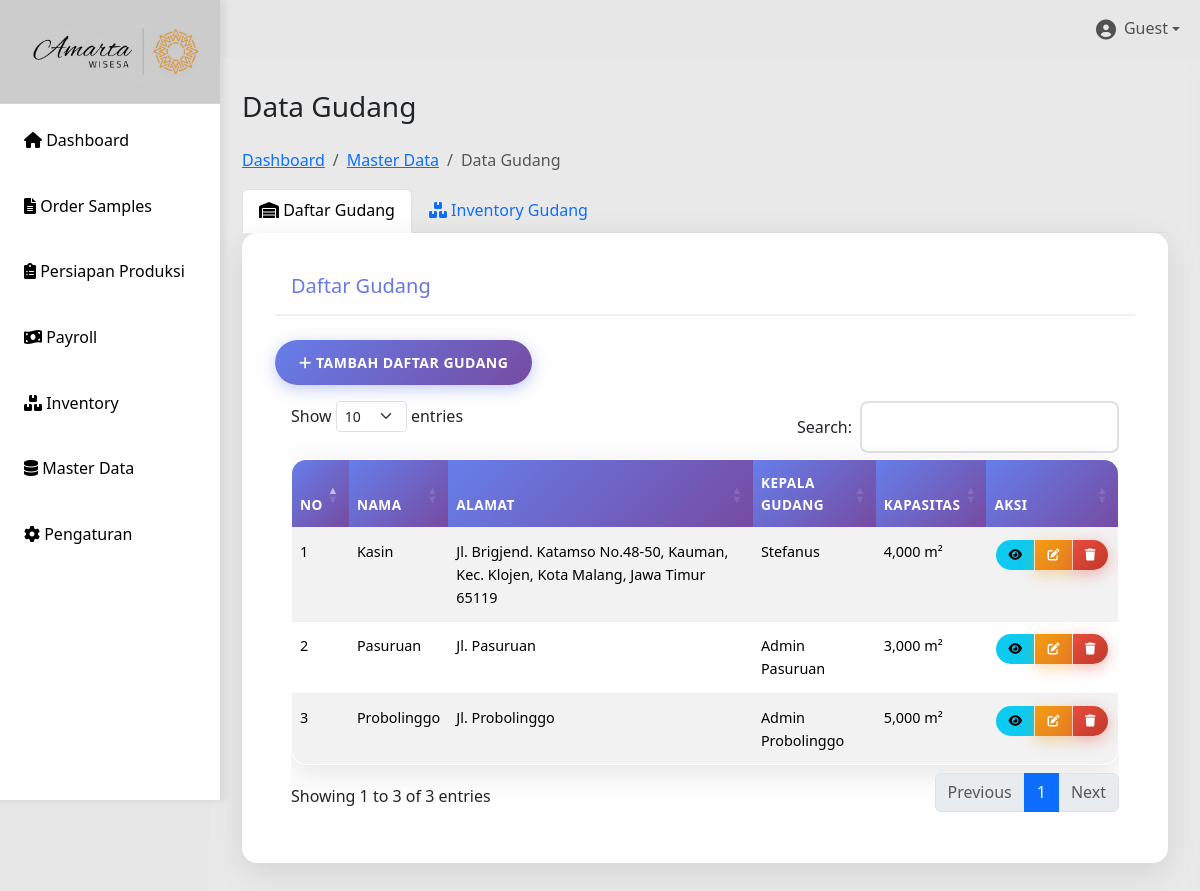
Screenshot of /data-gudang.php with the database file from the repository.
### tables this page shows
CREATE TABLE `gudang` (
  `id` int(11) NOT NULL,
  `nama` varchar(100) NOT NULL,
  `alamat` text NOT NULL,
  `kepala_gudang` varchar(100) NOT NULL,
  `kapasitas` int(11) NOT NULL COMMENT 'Kapasitas dalam meter persegi',
  `keterangan` text DEFAULT NULL,
  `created_at` timestamp NOT NULL DEFAULT current_timestamp(),
  `updated_at` timestamp NOT NULL DEFAULT current_timestamp() ON UPDATE current_timestamp()
);

### data-gudang.php (the view, shortened to what this page needs)
<?php
include 'config/db.php';
include 'includes/header.php';
$sql = "SELECT * FROM gudang ORDER BY id DESC";
$result = mysqli_query($conn, $sql);
if (!$result) {
    $gudangList = [];
    error_log("Database query failed: " . mysqli_error($conn));
} else {
    $gudangList = mysqli_fetch_all($result, MYSQLI_ASSOC);
}
?>
<div class="main-content">
    <div class="row">
        <div class="col-12">
            <h1 class="h3 mb-4">Data Gudang</h1>
            <nav aria-label="breadcrumb">
                <ol class="breadcrumb">
                    <li class="breadcrumb-item"><a href="index.php">Dashboard</a></li>
                    <li class="breadcrumb-item"><a href="master-data.php">Master Data</a></li>
                    <li class="breadcrumb-item active">Data Gudang</li>
                </ol>
            </nav>
            <ul class="nav nav-tabs" id="gudangTabs" role="tablist">
                <li class="nav-item" role="presentation">
                    <button class="nav-link <?= (!isset($_GET['filter_gudang']) && !isset($_GET['search_nama'])) ? 'active' : '' ?>" id="daftar-gudang-tab" data-bs-toggle="tab" data-bs-target="#daftar-gudang" type="button" role="tab">
                        <i class="fas fa-warehouse"></i> Daftar Gudang
                    </button>
                </li>
                <li class="nav-item" role="presentation">
                    <button class="nav-link <?= (isset($_GET['filter_gudang']) || isset($_GET['search_nama'])) ? 'active' : '' ?>" id="inventory-gudang-tab" data-bs-toggle="tab" data-bs-target="#inventory-gudang" type="button" role="tab">
                        <i class="fas fa-boxes"></i> Inventory Gudang
                    </button>
                </li>
            </ul>
            <div class="tab-content" id="gudangTabsContent">
                <div class="tab-pane fade <?= (!isset($_GET['filter_gudang']) && !isset($_GET['search_nama'])) ? 'show active' : '' ?>" id="daftar-gudang" role="tabpanel">
                    <div class="card">
                        <div class="card-header d-flex justify-content-between align-items-center">
                            <h5 class="card-title mb-0">Daftar Gudang</h5>
                        </div>
                        <div>
                                <button type="button" class="btn btn-primary" data-bs-toggle="modal" data-bs-target="#tambahGudangModal">
                                    <i class="fas fa-plus"></i> <strong>TAMBAH DAFTAR GUDANG</strong>
                                </button>
                            </div>
                        <div class="card-body">
                            <div class="table-responsive">
                                <table class="table table-striped table-hover" id="tabelGudang">
                                    <thead>
                                        <tr>
                                            <th>No</th>
                                            <th>Nama</th>
                                            <th>Alamat</th>
                                            <th>Kepala Gudang</th>
                                            <th>Kapasitas</th>
                                            <th>Aksi</th>
                                        </tr>
                                    </thead>
                                    <tbody>
                                        <?php $no = 1; foreach ($gudangList as $gudang): ?>
                                        <tr>
                                            <td><?= $no++; ?></td>
                                            <td><?= htmlspecialchars($gudang['nama']); ?></td>
                                            <td><?= htmlspecialchars($gudang['alamat']); ?></td>
                                            <td><?= htmlspecialchars($gudang['kepala_gudang']); ?></td>
                                            <td><?= number_format($gudang['kapasitas']); ?> m²</td>
                                            <td>
                                                <div class="btn-group btn-group-sm" role="group">
                                                    <a href="detail-gudang.php?id=<?= $gudang['id']; ?>" class="btn btn-sm btn-info" title="Detail">
                                                        <i class="fas fa-eye"></i>
                                                    </a>
                                                    <a href="edit-gudang.php?id=<?= $gudang['id']; ?>" class="btn btn-sm btn-warning" title="Edit">
                                                        <i class="fas fa-edit"></i>
                                                    </a>
                                                    <button type="button" class="btn btn-sm btn-danger" onclick="hapusGudang(<?= $gudang['id']; ?>)" title="Hapus">
                                                        <i class="fas fa-trash"></i>
                                                    </button>
                                                </div>
                                            </td>
                                        </tr>
                                        <?php endforeach; ?>
                                    </tbody>
                                </table>
                            </div>
                        </div>
                    </div>
                </div>
            </div>
        </div>
    </div>
</div>
<?php
include 'includes/footer.php';
?>

### css/style.css (style rules this page uses)
* { margin: 0; padding: 0; box-sizing: border-box; }
body { font-family: 'Segoe UI', Tahoma, Geneva, Verdana, sans-serif; background: #e7e7e7ff; min-height: 100vh; line-height: 1.6; }
.main-content { margin-left: 210px; padding: 2rem; background: rgba(255,255,255,0.1); backdrop-filter: blur(10px); min-height: 100vh; }
.card { background: rgba(255,255,255,0.95); border-radius: 15px; padding: 2rem; margin-bottom: 1.5rem; box-shadow: 0 8px 32px rgba(0,0,0,0.1); backdrop-filter: blur(10px); border: 1px solid rgba(255,255,255,0.2); transition: transform 0.3s ease, box-shadow 0.3s ease; }
.card-header { border-bottom: 2px solid #f0f0f0; padding-bottom: 1rem; margin-bottom: 1.5rem; background: linear-gradient(135deg, #667eea, #764ba2); -webkit-background-clip: text; -webkit-text-fill-color: transparent; background-clip: text; }
.table { width: 100%; border-collapse: separate; border-spacing: 0; background: white; border-radius: 15px; overflow: hidden; box-shadow: 0 8px 32px rgba(0,0,0,0.1); border: 1px solid rgba(255,255,255,0.2); }
.table th, .table td { padding: 12px 8px; text-align: left; border-bottom: 1px solid #f0f0f0; font-size: 0.9rem; }
.table th { background: linear-gradient(135deg, #667eea, #764ba2); color: white; font-weight: 600; text-transform: uppercase; letter-spacing: 0.5px; font-size: 0.85rem; }
.table tr { transition: all 0.3s ease; }
.table tr:last-child td { border-bottom: none; }
.table .btn { padding: 6px 12px; font-size: 12px; border-radius: 20px; margin: 0 2px; }
.table .btn i { font-size: 12px; }
.btn { padding: 12px 24px; border: none; border-radius: 25px; cursor: pointer; text-decoration: none; display: inline-block; font-size: 14px; font-weight: 600; text-transform: uppercase; letter-spacing: 0.5px; transition: all 0.3s ease; position: relative; overflow: hidden; }
.btn::before { content: ''; position: absolute; top: 50%; left: 50%; width: 0; height: 0; background: rgba(255,255,255,0.2); border-radius: 50%; transform: translate(-50%, -50%); transition: width 0.6s, height 0.6s; }
.btn-primary { background: linear-gradient(135deg, #667eea, #764ba2); color: white; box-shadow: 0 4px 15px rgba(102,126,234,0.4); }
.btn-danger { background: linear-gradient(135deg, #e74c3c, #c0392b); color: white; box-shadow: 0 4px 15px rgba(231,76,60,0.4); }
.btn-warning { background: linear-gradient(135deg, #f39c12, #e67e22); color: white; box-shadow: 0 4px 15px rgba(243,156,18,0.4); }
.card { animation: fadeInUp 0.6s ease-out; }

### rows the page displays
gudang: nama "Kasin", alamat "Jl. Brigjend. Katamso No.48-50, Kauman, Kec. Klojen, Kota Malang, Jawa Timur 65119", kepala_gudang "Stefanus", kapasitas "4,000"
gudang: nama "Pasuruan", alamat "Jl. Pasuruan", kepala_gudang "Admin Pasuruan", kapasitas "3,000"
gudang: nama "Probolinggo", alamat "Jl. Probolinggo", kepala_gudang "Admin Probolinggo", kapasitas "5,000"

### other values shown
$_SESSION['username'] "Guest"
